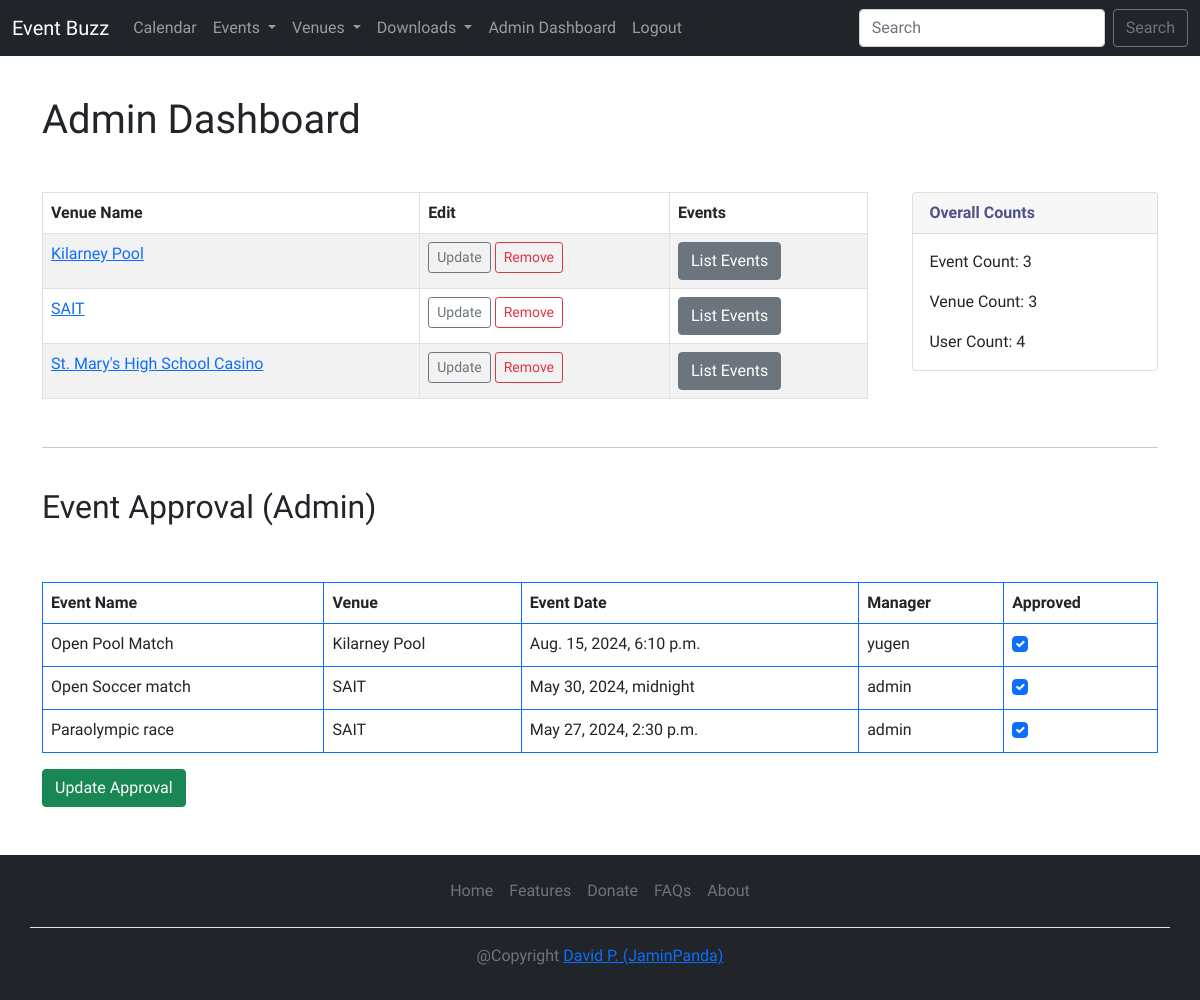
Page /admin_approval (signed in) on the earlier database version.
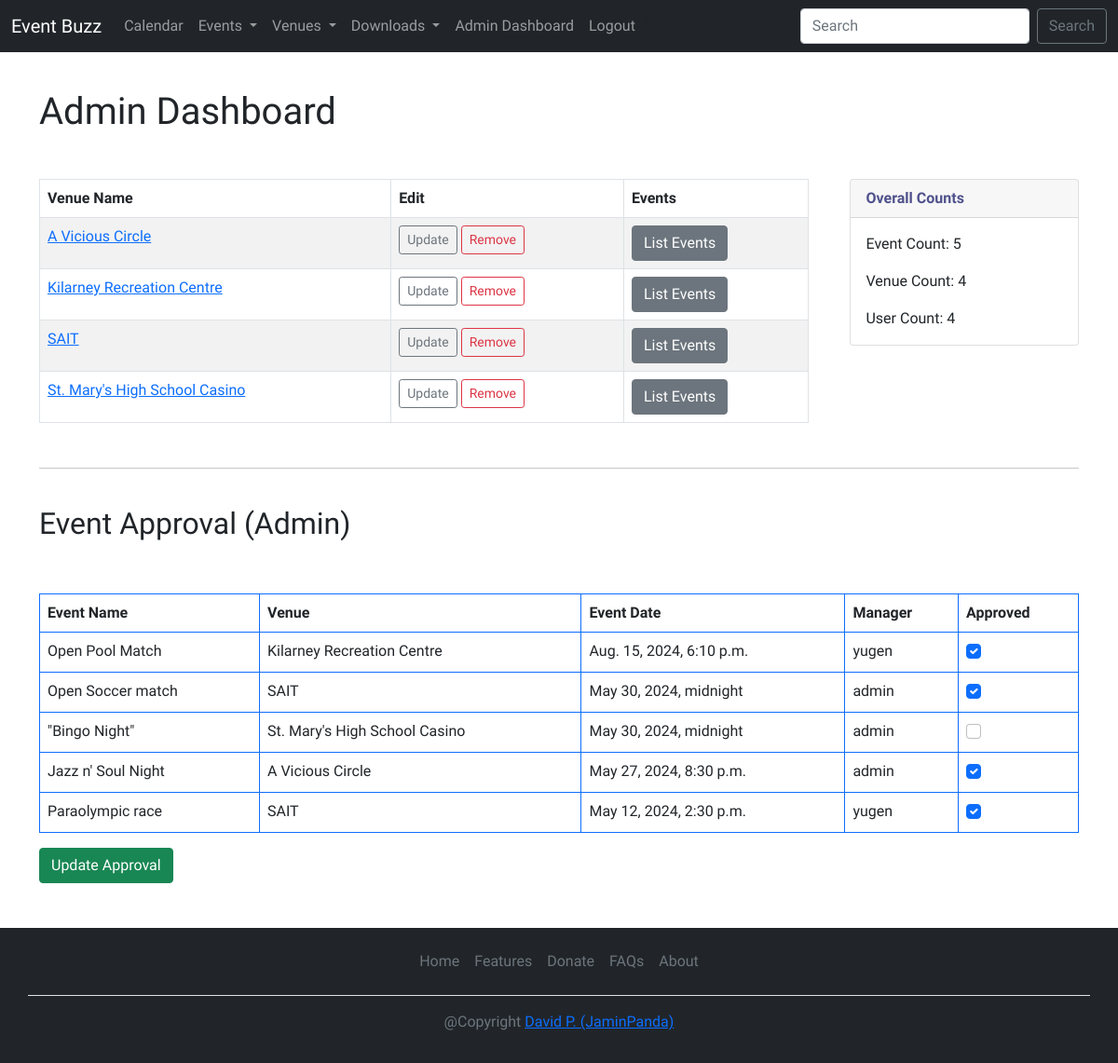
Same page on the later database version.
### events/models.py (models this page shows, shortened)
class Venue(models.Model):
    name            = models.CharField('Venue Name', max_length=120)
    address         = models.CharField(max_length=300)
    city_state      = models.CharField(max_length=100, default='Unknown')
    country         = models.CharField(max_length=40, default='Unknown')
    zip_code        = models.CharField('Zip Code', max_length=12)
    phone           = models.CharField('Contact Phone', max_length=25, blank=True)
    web             = models.URLField('Website Address', blank=True)
    email_address   = models.EmailField('Email', blank=True)
    owner           = models.ForeignKey(User, on_delete=models.CASCADE, verbose_name='Venue Owner')     # associates with user_id
    venue_image     = models.ImageField(upload_to="images/", null=True, blank=True)
    def __str__(self):
        return self.name

class Event(models.Model):
    name            = models.CharField('Event Name', max_length=150)
    event_date      = models.DateTimeField('Event date')
    venue           = models.ForeignKey(Venue, on_delete=models.CASCADE, blank=True, null=True)   #connect Venue entity
    manager         = models.ForeignKey(User, blank=True, null=True, on_delete=models.SET_NULL, related_name='managed_event')    # events linked to user won't be deleted if user is deleted
    description     = models.TextField(blank=True)
    attendees       = models.ManyToManyField(User, blank=True, related_name='attended_events')
    approved        = models.BooleanField('Approved', default=False, blank=True, null=True)
    event_image     = models.ImageField(upload_to="images/event_imgs/", null=True, blank=True)
    def __str__(self):
        return self.name

### events/views.py (the view)
# urls.py: path('admin_approval', views.admin_approval, name='admin-approval'),
def admin_approval(request):
    venue_list = Venue.objects.all().order_by('name')
    event_count = Event.objects.all().count()
    venue_count = Venue.objects.all().count()
    user_count = User.objects.all().count()
    event_list = Event.objects.all().order_by('-event_date')
    if request.user.is_superuser:
        if request.method == "POST":
            id_list = request.POST.getlist('boxes')     # get list with event_id of checked boxes (named 'boxes)
            event_list.update(approved=False)
            for i in id_list:
                Event.objects.filter(pk=int(i)).update(approved=True)       # updates approve to true, by filtering pk of event.id in box
            messages.success(request, ('Event List Approval Updated.'))
            return redirect('events:list-events')
        else:
            return render(request, 'events/admin_approval.html',
                          {"event_list": event_list,
                           "event_count": event_count,
                           "venue_count": venue_count,
                           "user_count": user_count,
                           "venue_list": venue_list})
    else:
        messages.success(request, ('Administrator Permission is required to access this page'))
        return redirect('events:list-events')
    return render(request, 'events/admin_approval.html')

### events/templates/events/admin_approval.html (shortened to what the changed rows need)
{% extends 'base.html' %}
{% block content %}
{% if user.is_authenticated %}
        <div class="main-container">
            <h1>Admin Dashboard</h1>
            <form action="" method=POST>
                <div class="main-header">
                    <div class="venue-events-box">
                        <table class="table table-striped table-hover table-bordered">
                            <thead>
                                <tr>
                                <th scope="col">Venue Name</th>
                                <th scope="col">Edit</th>
                                <th scope="col">Events</th>
                                </tr>
                            </thead>
                            <tbody>
                            {% for venue in venue_list %}
                                <tr>
                                    <td><a href="{% url 'events:show-venue' venue.id %}">{{venue}}</a></td>
                                    <td>
                                        <a href="{% url 'events:update-venue' venue.id %}" class="btn btn-outline-secondary btn-sm">Update</a>
                                        <a href="#" class="btn btn-outline-danger btn-sm" data-bs-toggle="modal" data-bs-target="#staticBackdrop">Remove</a>
                                    </td>
                                    <td><a href="{% url 'events:venue-events' venue.id %}" class="btn btn-secondary">List Events</a></td>
                                </tr>
                            {% endfor %}
                            </tbody>
                        </table>
                    </div>
                    <div class="card-box">
                        <div class="card">
                            <div class="card-header">
                                Overall Counts
                            </div>
                            <div class="card-body">
                                <p class="card-text">Event Count: {{event_count}}</p>
                                <p class="card-text">Venue Count: {{venue_count}}</p>
                                <p class="card-text">User Count: {{user_count}}</p>
                            </div>
                        </div>
                    </div>
                </div>
                <hr>
                <div>
                    <h2>Event Approval (Admin)</h2>
                    <br><br>
                    <table class="table table-stripped table-hover table-bordered border-primary">
                        <thead>
                        <tr>
                            <th scope="col">Event Name</th>
                            <th scope="col">Venue</th>
                            <th scope="col">Event Date</th>
                            <th scope="col">Manager</th>
                            <th scope="col">Approved</th>
                        </tr>
                        </thead>
                        <tbody>
                            {% for event in event_list %}
                            <tr>
                                <td>{{ event }}</td>
                                <td>{{ event.venue }}</td>
                                <td>{{ event.event_date }}</td>
                                <td>{{ event.manager }}</td>
                                <td>
                                    {% if event.approved %}
                                        <div class="form-check">
                                            <input type="checkbox" class="form-check-input" checked="checked" value={{event.id}} name="boxes">
                                        </div>
                                    {% else %}
                                        <div class="form-check">
                                            <input type="checkbox" class="form-check-input" value={{event.id}} name="boxes">
                                        </div>
                                    {% endif %}
                                </td>
                            {% endfor %}
                            </tr>
                        </tbody>
                    </table>
                    <button class="btn btn-success" type="submit">Update Approval</button>
                </div>
            </form>
        </div>
        <br>
{% endif %}
{% endblock %}

Differences in the rows shown:
added Venue: name "A Vicious Circle"
changed Venue: name "Kilarney Pool" → "Kilarney Recreation Centre"
changed through a linked row, Event "Open Pool Match": venue "Kilarney Pool" → "Kilarney Recreation Centre"
added Event: name "\"Bingo Night\"", venue "St. Mary's High School Casino", event_date "May 30, 2024, midnight", manager "admin"
added Event: name "Jazz n' Soul Night", venue "A Vicious Circle", event_date "May 27, 2024, 8:30 p.m.", manager "admin"
changed Event "Paraolympic race": event_date "May 27, 2024, 2:30 p.m." → "May 12, 2024, 2:30 p.m."; manager "admin" → "yugen"
Other differences:
{{ event_count }}: "3" → "5"
{{ venue_count }}: "3" → "4"
